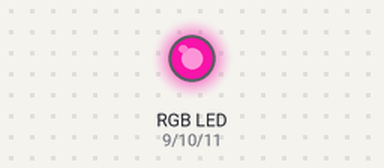
This sketch was run on a simulated Arduino Uno, built with avr-gcc and run on an emulated ATmega328P. Shown: an RGB LED mixed from three pins (HIGH = lit). Dim RGB values are drawn brighter than linear; random numbers use the default seed unless the sketch sets one.

Above: at 0.1 s.
At 4.1 s:
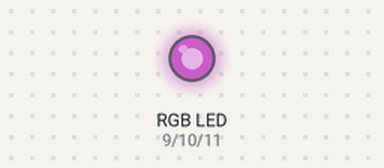
At 9.1 s:
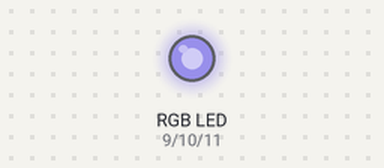
At 19.1 s:
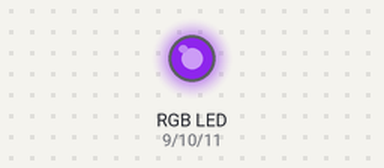
At 28.1 s:
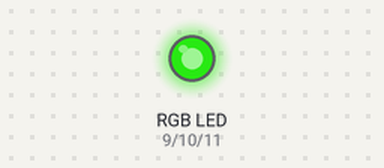
At 38.1 s:
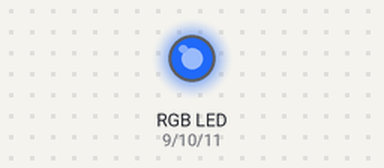
Timing chart, 0 to 40.0 s (numbered marks = the images above):
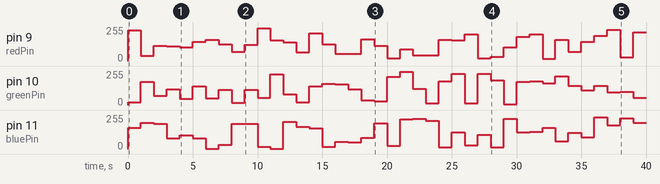

The sketch:

rgb_basic.ino
```cpp
  // declare rgb to pins
  int redPin = 9;
  int greenPin = 10;
  int bluePin = 11;

void setup() {


}

// random select different light levels for each red, green, blue pin
void loop() {
  analogWrite(redPin, random(0, 255));
  analogWrite(greenPin, random(0, 255));
  analogWrite(bluePin, random(0, 255));
  delay(1000);
}
```

Measured:
- by itself, pin 10 (greenPin): 0/255 → 19/255 at 0.00 s, → 175/255 1.0 s later, → 68/255 1.0 s later, → 120/255 1.0 s later, … (40 changes in this stretch)
- by itself, pin 11 (bluePin): 0/255 → 158/255 at 0.00 s, → 197/255 1.0 s later, → 188/255 1.0 s later, → 80/255 1.0 s later, … (40 changes in this stretch)
